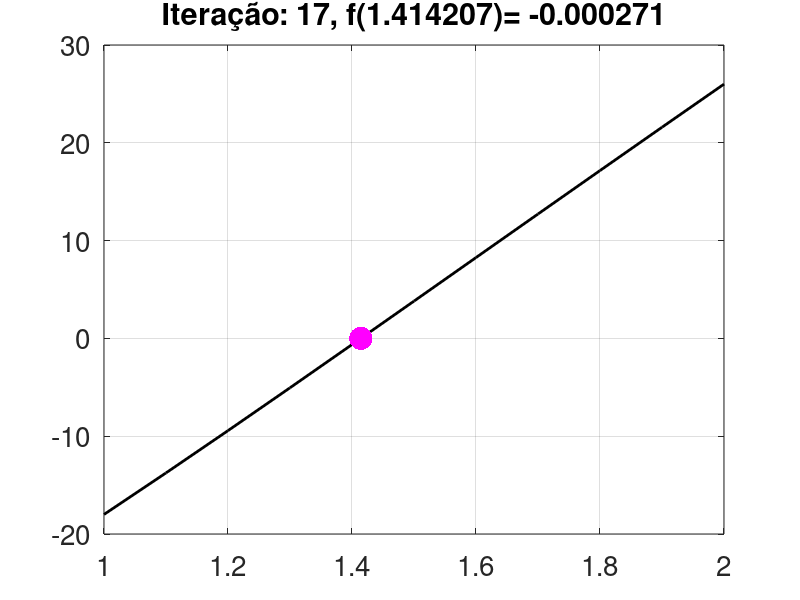
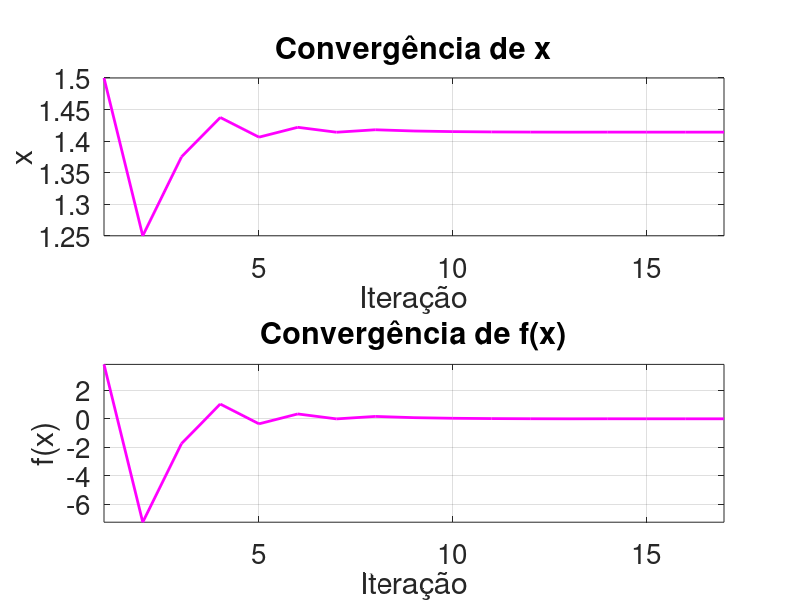

Write the MATLAB code that produced these figures, in order.
function Atividade01()
  clc
  xl = 1;
  xu = 2;
  [iter, xr, XR, FXR] = bissecao(xl, xu);

  fprintf('Raiz: %4.6f \n', xr)
  fprintf('Número de iterações: %i \n', iter)

  graficoAnimado(xl, xu, XR, FXR, iter);
  graficoConvergencia(iter, XR, FXR);
endfunction

function y = f(x)
  y = ((x^4) - (8 * (x^3)) + (23 * (x^2)) + (16 * x) - 50);
endfunction

function [iter, xr, XR, FXR] = bissecao(xl, xu)

  tol = 1e-5;
  imax = 1000;
  XR = zeros(imax, 1);
  FXR = zeros(imax, 1);
  xrold = inf;

  for iter = 1:imax
    xr = (xl+xu)/2;
    XR(iter) = xr;
    FXR(iter) = f(xr);

    if abs(xr - xrold) < tol
      break
    endif

    xrold = xr;

    if f(xr) * f(xl) < 0
      xu = xr;
    elseif f(xr) * f(xl) > 0
      xl = xr;
    endif
  endfor

  XR(iter+1:end) = [];
  FXR(iter+1:end) = [];

endfunction

function graficoAnimado(xl, xu, XR, FXR, imax)

  vetorX = xl:0.1:xu;
  vetorY = zeros(size(vetorX));

  for cont = 1:numel(vetorX)
    vetorY(cont) = f(vetorX(cont));
  endfor

  for iter = 1:imax
    figure(1);
    plot(vetorX, vetorY, 'linewidth', 2, 'color', 'black');
    hold on;
    plot(XR(iter), FXR(iter), 'markersize', 50, 'color', 'magenta');
    hold off;
    set(gca, 'fontsize', 20);
    grid on;
    title(sprintf('Iteração: %i, f(%.6f)= %.6f', iter, XR(iter), FXR(iter)));
    pause(0.1);
  endfor
endfunction

function graficoConvergencia(iter, XR, FXR)
  figure(2);
  subplot(2, 1, 1);
  plot(1:iter, XR, 'linewidth', 2, 'color', 'magenta');
  xlim([1 iter]);
  ylim([min(XR) max(XR)])
  set(gca, 'fontsize', 20);
  grid on;
  xlabel('Iteração');
  ylabel('x');
  title(sprintf('Convergência de x'));

  subplot(2, 1, 2);
  plot(1:iter, FXR, 'linewidth', 2, 'color', 'magenta');
  xlim([1 iter]);
  ylim([min(FXR) max(FXR)])
  set(gca, 'fontsize', 20);
  grid on;
  xlabel('Iteração');
  ylabel('f(x)');
  title(sprintf('Convergência de f(x)'));
endfunction
